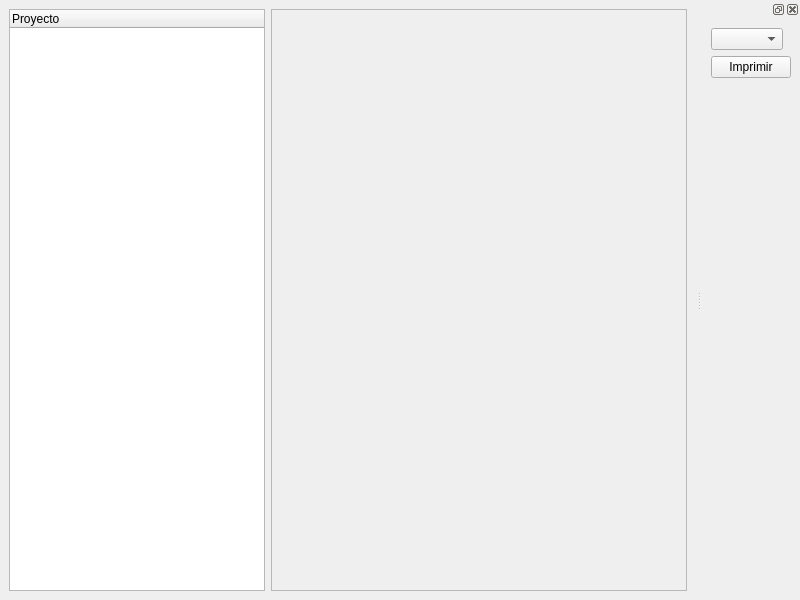
<?xml version="1.0" encoding="UTF-8"?>
<ui version="4.0">
 <class>MainWindow</class>
 <widget class="QMainWindow" name="MainWindow">
  <property name="geometry">
   <rect>
    <x>0</x>
    <y>0</y>
    <width>800</width>
    <height>600</height>
   </rect>
  </property>
  <property name="windowTitle">
   <string>MainWindow</string>
  </property>
  <widget class="QWidget" name="centralwidget">
   <layout class="QHBoxLayout" name="horizontalLayout">
    <item>
     <widget class="QTreeWidget" name="treeWidget">
      <property name="sizePolicy">
       <sizepolicy hsizetype="Maximum" vsizetype="Expanding">
        <horstretch>0</horstretch>
        <verstretch>0</verstretch>
       </sizepolicy>
      </property>
      <column>
       <property name="text">
        <string>Proyecto</string>
       </property>
      </column>
     </widget>
    </item>
    <item>
     <widget class="QScrollArea" name="scrollArea">
      <property name="widgetResizable">
       <bool>true</bool>
      </property>
      <widget class="QWidget" name="layoutnodo">
       <property name="geometry">
        <rect>
         <x>0</x>
         <y>0</y>
         <width>421</width>
         <height>580</height>
        </rect>
       </property>
       <layout class="QVBoxLayout" name="verticalLayout">
        <item>
         <layout class="QVBoxLayout" name="verticalLayout_3"/>
        </item>
       </layout>
      </widget>
     </widget>
    </item>
   </layout>
  </widget>
  <widget class="QDockWidget" name="dockWidget">
   <property name="sizePolicy">
    <sizepolicy hsizetype="Maximum" vsizetype="Preferred">
     <horstretch>0</horstretch>
     <verstretch>0</verstretch>
    </sizepolicy>
   </property>
   <attribute name="dockWidgetArea">
    <number>2</number>
   </attribute>
   <widget class="QWidget" name="dockWidgetContents">
    <layout class="QVBoxLayout" name="verticalLayout_2">
     <item>
      <widget class="QComboBox" name="comboBox">
       <property name="sizePolicy">
        <sizepolicy hsizetype="Maximum" vsizetype="Fixed">
         <horstretch>0</horstretch>
         <verstretch>0</verstretch>
        </sizepolicy>
       </property>
      </widget>
     </item>
     <item>
      <widget class="QPushButton" name="pushButton">
       <property name="sizePolicy">
        <sizepolicy hsizetype="Maximum" vsizetype="Fixed">
         <horstretch>0</horstretch>
         <verstretch>0</verstretch>
        </sizepolicy>
       </property>
       <property name="text">
        <string>Imprimir</string>
       </property>
      </widget>
     </item>
     <item>
      <spacer name="verticalSpacer">
       <property name="orientation">
        <enum>Qt::Vertical</enum>
       </property>
       <property name="sizeHint" stdset="0">
        <size>
         <width>20</width>
         <height>40</height>
        </size>
       </property>
      </spacer>
     </item>
    </layout>
   </widget>
  </widget>
 </widget>
 <resources/>
 <connections/>
</ui>
